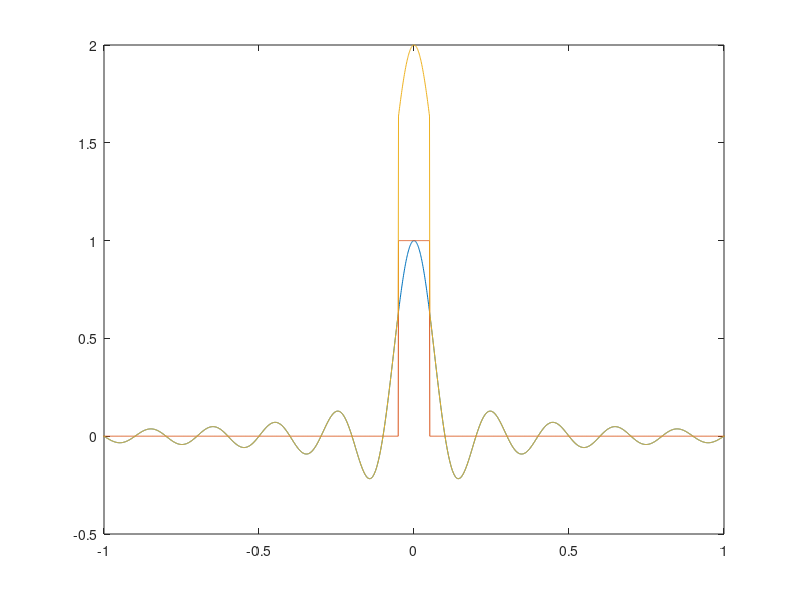

Write the MATLAB code that produced this figure.
rect = @(x)(abs(x) <= 0.5)
T = 10;
dt = 0.001;

t = [ -T/2 : dt : T/2 ];

x1 = sinc(10*t);
x2 = rect(10*t);
x3 = x1 + x2;

plot( t, [x1; x2; x3] )
axis( [ -1, +1, -0.5, 2 ] )

E1 = sum( x1.^2 ) * dt;
E2 = sum( x2.^2 ) * dt;
E3 = sum( x3.^2 ) * dt;

disp( [ E1; E2; E3 ] )